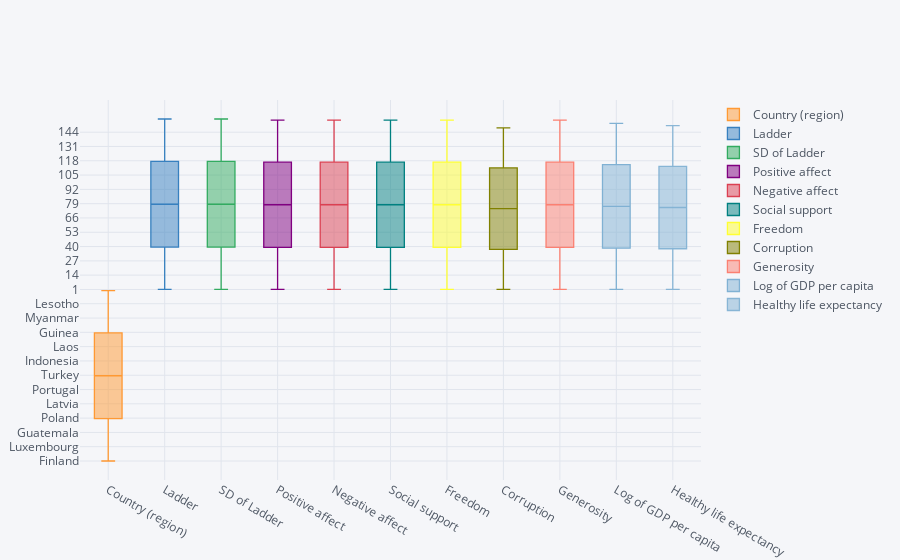

This figure's notebook cell:
### Code cell
df.iplot(kind='box')

### Figure 1 — Plotly figure (JSON) as saved in the notebook; plotly's stock layout.template omitted (floating-point values rounded to 4 significant figures; data arrays with more than 128 entries replaced by an {"elided": "..."} marker saying what was removed)
{"data": [{"boxpoints": false, "line": {"width": 1.3}, "marker": {"color": "rgba(255, 153, 51, 1.0)"}, "name": "Country (region)", "orientation": "v", "type": "box", "uid": "8624b588-eb05-4b73-bc15-4fb5228b97a0", "y": {"elided": "156 str values"}}, {"boxpoints": false, "line": {"width": 1.3}, "marker": {"color": "rgba(55, 128, 191, 1.0)"}, "name": "Ladder", "orientation": "v", "type": "box", "uid": "f07edfde-f73e-4909-b0e7-e5e51db1aca6", "y": {"elided": "156 int values"}}, {"boxpoints": false, "line": {"width": 1.3}, "marker": {"color": "rgba(50, 171, 96, 1.0)"}, "name": "SD of Ladder", "orientation": "v", "type": "box", "uid": "6adbd816-b2aa-4099-8233-46f046d6fbf4", "y": {"elided": "156 int values"}}, {"boxpoints": false, "line": {"width": 1.3}, "marker": {"color": "rgba(128, 0, 128, 1.0)"}, "name": "Positive affect", "orientation": "v", "type": "box", "uid": "61549c6e-c9af-44c7-9c13-220a358a7d8a", "y": {"elided": "156 int values"}}, {"boxpoints": false, "line": {"width": 1.3}, "marker": {"color": "rgba(219, 64, 82, 1.0)"}, "name": "Negative affect", "orientation": "v", "type": "box", "uid": "eae4cc00-fd48-43cc-b55c-29a432c289fc", "y": {"elided": "156 int values"}}, {"boxpoints": false, "line": {"width": 1.3}, "marker": {"color": "rgba(0, 128, 128, 1.0)"}, "name": "Social support", "orientation": "v", "type": "box", "uid": "e57d60ab-ec47-4157-b4ae-e183358b7438", "y": {"elided": "156 int values"}}, {"boxpoints": false, "line": {"width": 1.3}, "marker": {"color": "rgba(255, 255, 51, 1.0)"}, "name": "Freedom", "orientation": "v", "type": "box", "uid": "4ecd4af7-4f49-420a-886b-aeb93d2bdb3a", "y": {"elided": "156 int values"}}, {"boxpoints": false, "line": {"width": 1.3}, "marker": {"color": "rgba(128, 128, 0, 1.0)"}, "name": "Corruption", "orientation": "v", "type": "box", "uid": "385b981d-e6f1-4c47-996b-b76f1cded596", "y": {"elided": "156 int values"}}, {"boxpoints": false, "line": {"width": 1.3}, "marker": {"color": "rgba(251, 128, 114, 1.0)"}, "name": "Generosity", "orientation": "v", "type": "box", "uid": "67ebb3e5-63cd-4416-ba37-a508c0910041", "y": {"elided": "156 int values"}}, {"boxpoints": false, "line": {"width": 1.3}, "marker": {"color": "rgba(128, 177, 211, 1.0)"}, "name": "Log of GDP\nper capita", "orientation": "v", "type": "box", "uid": "a3233e9c-0e36-4c9a-8e0f-2ebc21b8d6e8", "y": {"elided": "156 int values"}}, {"boxpoints": false, "line": {"width": 1.3}, "marker": {"color": "rgba(128, 177, 211, 0.8999999999999999)"}, "name": "Healthy life\nexpectancy", "orientation": "v", "type": "box", "uid": "ec857fc5-4d1a-4711-b436-c1dcbb6d2e9d", "y": {"elided": "156 int values"}}], "layout": {"legend": {"bgcolor": "#F5F6F9", "font": {"color": "#4D5663"}}, "paper_bgcolor": "#F5F6F9", "plot_bgcolor": "#F5F6F9", "title": {"font": {"color": "#4D5663"}}, "xaxis": {"gridcolor": "#E1E5ED", "showgrid": true, "tickfont": {"color": "#4D5663"}, "title": {"font": {"color": "#4D5663"}, "text": ""}, "zerolinecolor": "#E1E5ED"}, "yaxis": {"gridcolor": "#E1E5ED", "showgrid": true, "tickfont": {"color": "#4D5663"}, "title": {"font": {"color": "#4D5663"}, "text": ""}, "zerolinecolor": "#E1E5ED"}}}
